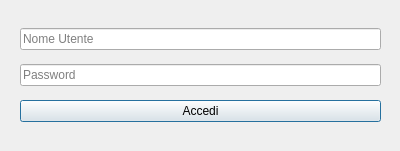
<?xml version="1.0" encoding="UTF-8"?>
<ui version="4.0">
 <class>LoginWindow</class>
 <widget class="QDialog" name="LoginWindow">
  <property name="geometry">
   <rect>
    <x>0</x>
    <y>0</y>
    <width>400</width>
    <height>151</height>
   </rect>
  </property>
  <property name="windowTitle">
   <string>Login</string>
  </property>
  <widget class="QWidget" name="verticalLayoutWidget">
   <property name="geometry">
    <rect>
     <x>20</x>
     <y>20</y>
     <width>361</width>
     <height>111</height>
    </rect>
   </property>
   <layout class="QVBoxLayout" name="verticalLayout">
    <item>
     <widget class="QLineEdit" name="lineNome">
      <property name="placeholderText">
       <string>Nome Utente</string>
      </property>
     </widget>
    </item>
    <item>
     <widget class="QLineEdit" name="lineEdit_2">
      <property name="placeholderText">
       <string>Password</string>
      </property>
     </widget>
    </item>
    <item>
     <widget class="QPushButton" name="pushButton">
      <property name="text">
       <string>Accedi</string>
      </property>
     </widget>
    </item>
   </layout>
  </widget>
 </widget>
 <resources/>
 <connections/>
</ui>
